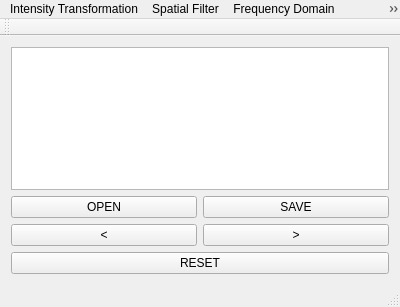
<?xml version="1.0" encoding="UTF-8"?>
<ui version="4.0">
 <class>MainWindow</class>
 <widget class="QMainWindow" name="MainWindow">
  <property name="geometry">
   <rect>
    <x>0</x>
    <y>0</y>
    <width>400</width>
    <height>307</height>
   </rect>
  </property>
  <property name="windowTitle">
   <string>MainWindow</string>
  </property>
  <widget class="QWidget" name="centralWidget">
   <layout class="QVBoxLayout" name="verticalLayout">
    <item>
     <widget class="QGraphicsView" name="graphicsView"/>
    </item>
    <item>
     <layout class="QHBoxLayout" name="horizontalLayout_2">
      <item>
       <widget class="QPushButton" name="btnOpen">
        <property name="text">
         <string>OPEN</string>
        </property>
       </widget>
      </item>
      <item>
       <widget class="QPushButton" name="btnSave">
        <property name="text">
         <string>SAVE</string>
        </property>
       </widget>
      </item>
     </layout>
    </item>
    <item>
     <layout class="QHBoxLayout" name="horizontalLayout">
      <item>
       <widget class="QPushButton" name="btnPre">
        <property name="text">
         <string>&lt;</string>
        </property>
       </widget>
      </item>
      <item>
       <widget class="QPushButton" name="btnNext">
        <property name="text">
         <string>&gt;</string>
        </property>
       </widget>
      </item>
     </layout>
    </item>
    <item>
     <widget class="QPushButton" name="btnReset">
      <property name="text">
       <string>RESET</string>
      </property>
     </widget>
    </item>
   </layout>
  </widget>
  <widget class="QMenuBar" name="menuBar">
   <property name="geometry">
    <rect>
     <x>0</x>
     <y>0</y>
     <width>400</width>
     <height>22</height>
    </rect>
   </property>
   <widget class="QMenu" name="menuIntensity_Transformation">
    <property name="title">
     <string>Intensity Transformation</string>
    </property>
    <addaction name="actionRgb2gray"/>
    <addaction name="actionInverse"/>
    <addaction name="actionLogTran"/>
    <addaction name="actionHistEq"/>
    <addaction name="actionColorHist"/>
   </widget>
   <widget class="QMenu" name="menuSpatial_Filter">
    <property name="title">
     <string>Spatial Filter</string>
    </property>
    <addaction name="actionLinear"/>
    <addaction name="actionGaussBlur"/>
    <addaction name="actionBilateralFilter"/>
    <addaction name="actionMedianFilter"/>
    <addaction name="actionMaximumFilter"/>
    <addaction name="actionMinimumFilter"/>
    <addaction name="actionLowpassFilter"/>
    <addaction name="actionHighpassFilter"/>
   </widget>
   <widget class="QMenu" name="menuFft">
    <property name="title">
     <string>Frequency Domain</string>
    </property>
    <addaction name="actionFft"/>
    <addaction name="actionIfft"/>
   </widget>
   <widget class="QMenu" name="menuAffine_transformation">
    <property name="title">
     <string>Affine transformation</string>
    </property>
    <addaction name="actionTransform"/>
   </widget>
   <addaction name="menuIntensity_Transformation"/>
   <addaction name="menuSpatial_Filter"/>
   <addaction name="menuFft"/>
   <addaction name="menuAffine_transformation"/>
  </widget>
  <widget class="QToolBar" name="mainToolBar">
   <attribute name="toolBarArea">
    <enum>TopToolBarArea</enum>
   </attribute>
   <attribute name="toolBarBreak">
    <bool>false</bool>
   </attribute>
  </widget>
  <widget class="QStatusBar" name="statusBar"/>
  <action name="actionRgb2gray">
   <property name="text">
    <string>rgb2gray</string>
   </property>
  </action>
  <action name="actionInverse">
   <property name="text">
    <string>inverse</string>
   </property>
  </action>
  <action name="actionLogTran">
   <property name="text">
    <string>Log Transformation</string>
   </property>
  </action>
  <action name="actionHistEq">
   <property name="text">
    <string>histogram equal</string>
   </property>
  </action>
  <action name="actionColorHist">
   <property name="text">
    <string>color hist</string>
   </property>
  </action>
  <action name="actionLinear">
   <property name="text">
    <string>Linear</string>
   </property>
  </action>
  <action name="actionGaussBlur">
   <property name="text">
    <string>Gauss Blur</string>
   </property>
  </action>
  <action name="actionBilateralFilter">
   <property name="text">
    <string>Bilateral Filter</string>
   </property>
  </action>
  <action name="actionMedianFilter">
   <property name="text">
    <string>Median Filter</string>
   </property>
  </action>
  <action name="actionMaximumFilter">
   <property name="text">
    <string>Maximum Filter</string>
   </property>
  </action>
  <action name="actionMinimumFilter">
   <property name="text">
    <string>Minimum Filter</string>
   </property>
  </action>
  <action name="actionLinearGray">
   <property name="text">
    <string>Linear Gray</string>
   </property>
  </action>
  <action name="actionGaussBlurGray">
   <property name="text">
    <string>Gauss Blur Gray</string>
   </property>
  </action>
  <action name="actionLinear_Gray">
   <property name="text">
    <string>Linear Gray</string>
   </property>
  </action>
  <action name="actionGaussBlur_Gray">
   <property name="text">
    <string>Gauss Blur Gray</string>
   </property>
  </action>
  <action name="actionMedianFilter_RGB">
   <property name="text">
    <string>Median Filter RGB</string>
   </property>
  </action>
  <action name="actionMaximumFilter_RGB">
   <property name="text">
    <string>Maximum Filter RGB</string>
   </property>
  </action>
  <action name="actionMinimumFilter_RGB">
   <property name="text">
    <string>Minimum Filter RGB</string>
   </property>
  </action>
  <action name="actionFft">
   <property name="text">
    <string>fft</string>
   </property>
  </action>
  <action name="actionIfft">
   <property name="text">
    <string>ifft</string>
   </property>
  </action>
  <action name="actionTransform">
   <property name="text">
    <string>Transform</string>
   </property>
  </action>
  <action name="actionLowpass_filter">
   <property name="text">
    <string>Lowpass filter</string>
   </property>
  </action>
  <action name="actionHighpass_filter">
   <property name="text">
    <string>Highpass filter</string>
   </property>
  </action>
  <action name="actionLowpassFilter">
   <property name="text">
    <string>Lowpass Filter</string>
   </property>
  </action>
  <action name="actionHighpassFilter">
   <property name="text">
    <string>Highpass Filter</string>
   </property>
  </action>
 </widget>
 <layoutdefault spacing="6" margin="11"/>
 <resources/>
 <connections/>
</ui>
